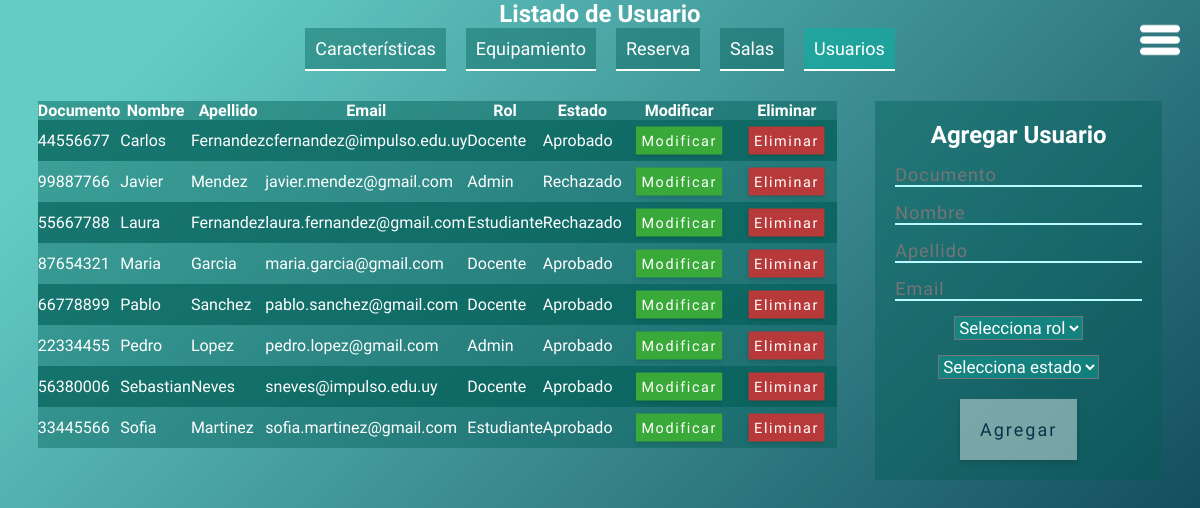
/vista/listadoUsuario.php, run on the app's committed database.
### tables this page shows
CREATE TABLE `usuario` (
  `documento` int NOT NULL,
  `email` varchar(50) NOT NULL,
  `contrasena` varchar(50) NOT NULL,
  `nombre` varchar(20) NOT NULL,
  `apellido` varchar(20) NOT NULL,
  `rol` varchar(20) NOT NULL,
  `estado` varchar(20) NOT NULL DEFAULT 'Pendiente',
  PRIMARY KEY (`documento`)
);

### controlador/UsuarioController.php (called while the page is built, shortened)
<?php
require_once('../modelo/UsuarioModel.php');
class UsuarioController {
    private $usuarioModel;
    public function __construct($conexion) {
        $this->usuarioModel = new UsuarioModel($conexion);
    }
    public function listarTodosUsuarios() {
        try {
            $resultado = $this->usuarioModel->obtenerUsuarios();
            $usuariosArray = [];
            while ($usuario = $resultado->fetch_assoc()) {
                $usuariosArray[] = $usuario;
            }
            return ['status' => 'success', 'data' => $usuariosArray];
        } catch (Exception $e) {
            return ['status' => 'error', 'message' => $e->getMessage()];
        }
    }
}
?>

### modelo/UsuarioModel.php (called while the page is built, shortened)
<?php
class UsuarioModel {
    private $conexion;
    public function __construct($conexion) {
        $this->conexion = $conexion;
    }
    public function obtenerUsuarios($estado = null, $filtro = 'asc', $busqueda = null) {
        $consulta = "SELECT * FROM usuario";
        $params = [];
        $consulta .= " ORDER BY nombre " . $filtro;
        $stmt = $this->conexion->prepare($consulta);
        $stmt->execute();
        $resultado = $stmt->get_result();
        return $resultado;
    }
}
?>

### vista/listadoUsuario.php (the view, shortened to what this page needs)
<!DOCTYPE html>
<html lang="en">
<head>
    <link rel="stylesheet" href="css/index.css">
    <link rel="stylesheet" href="css/menu.css">
    <link rel="stylesheet" href="css/tablas.css">
    <link rel="stylesheet" href="https://code.jquery.com/ui/1.12.1/themes/base/jquery-ui.css">
</head>
<body >
    <nav>
        <div class="menu-btn">
            <img src="img/menu.png" class="menu-icon">
        </div>
    </nav>
    <section>
    <div class="encabezado">
<h1>Listado de Usuario</h1>
<div class="redirigir">
    <a href="listadoCaracteristicas.php">Características</a>
    <a href="listadoEquipamiento.php" >Equipamiento</a>
    <a href="listadoReserva.php" >Reserva</a>
    <a href="listadoSala.php">Salas</a>
    <a href="#" class="elegido">Usuarios</a>
</div>
</div>
<div class="contenedorCRUD">
<?php
require_once('../controlador/bd.php');
require_once('../controlador/UsuarioController.php');
$usuarioController = new UsuarioController($conexion);
$resultado = $usuarioController->listarTodosUsuarios();
if ($resultado && is_array($resultado) && isset($resultado['status']) && $resultado['status'] == 'success') {
    $usuarios = isset($resultado['data']) ? $resultado['data'] : [];
} else {
    $usuarios = [];
    $status = 'error';
    $message = $resultado ? (isset($resultado['message']) ? $resultado['message'] : 'Error al obtener los usuarios.') : 'Error al obtener los usuarios.';
}
echo "<table width='500'><tr><th>Documento</th><th>Nombre</th><th>Apellido</th><th>Email</th><th>Rol</th><th>Estado</th><th class='ocultar'>Modificar</th><th class='ocultar'>Eliminar</th></tr>";
$numero =  "uno";
foreach ($usuarios as $usuario) {
    $documento = isset($usuario['documento']) ? $usuario['documento'] : '';
    $nombre = isset($usuario['nombre']) ? $usuario['nombre'] : '';
    $apellido = isset($usuario['apellido']) ? $usuario['apellido'] : '';
    $email = isset($usuario['email']) ? $usuario['email'] : '';
    $rol = isset($usuario['rol']) ? $usuario['rol'] : '';
    $estado = isset($usuario['estado']) ? $usuario['estado'] : '';
    echo "<tr class='$numero'><td>$documento</td><td>$nombre</td><td>$apellido</td><td>$email</td><td>$rol</td><td>$estado</td>
    <td>
    <form method='POST'>
    <input type='hidden' value='$documento' name='documento'>
    <input type='hidden' value='$nombre' name='nombre'>
    <input type='hidden' value='$apellido' name='apellido'>
    <input type='hidden' value='$email' name='email'>
    <input type='hidden' value='$rol' name='rol'>
    <input type='hidden' value='$estado' name='estado'>
    <input type='hidden' value='mostrarFormularioModificar' name='accion'>
    <input type='submit' value='Modificar'>
    </form>
    </td>
    <td>
    <form method='POST' onsubmit='return confirmarEliminacion(this);'>
    <input type='hidden' value='$documento' name='documento'>
    <input type='hidden' value='eliminarUsuario' name='accion'>
    <input type='submit' value='Eliminar'>
    </form>
    </td>
    </tr>";
    if($numero == "uno"){
        $numero = "dos";
    }else{
        $numero = "uno";
    }
}
echo "</table>";
?>
<?php
if (isset($_POST['accion']) && $_POST['accion'] == 'mostrarFormularioModificar') {
    $documento = $_POST['documento'];
    $nombre = $_POST['nombre'];
    $apellido = $_POST['apellido'];
    $email = $_POST['email'];
    $rol = $_POST['rol'];
    $estado = $_POST['estado'];
    echo "<form class='formulario' action='' method='POST'>
    <h2>Modificar Usuario</h2>
    <input type='text' name='documento' value='$documento' readonly>
    <input type='text' name='nombre' value='$nombre' required>
    <input type='text' name='apellido' value='$apellido' required>
    <input type='email' name='email' value='$email' required>
   <select name='rol' required>
        <option value='Estudiante' " . ($rol == 'Estudiante' ? 'selected' : '') . ">Estudiante</option>
        <option value='Docente' " . ($rol == 'Docente' ? 'selected' : '') . ">Docente</option>
        <option value='Admin' " . ($rol == 'Admin' ? 'selected' : '') . ">Admin</option>
    </select>
    <select name='estado' required>
        <option value='Aprobado' " . ($estado == 'Aprobado' ? 'selected' : '') . ">Aprobado</option>
        <option value='Pendiente' " . ($estado == 'Pendiente' ? 'selected' : '') . ">Pendiente</option>
        <option value='Rechazado' " . ($estado == 'Rechazado' ? 'selected' : '') . ">Rechazado</option>
    </select>
    <input type='hidden' value='modificarUsuario' name='accion'>
    <input type='submit' class='botonFormulario' value='Guardar'>
    </form>";
} else {
    ?>
    <form action="" class="formulario" method="POST">
        <h2>Agregar Usuario</h2>
        <input type="text" name="documento" placeholder="Documento" required>
        <input type="text" name="nombre" placeholder="Nombre" required>
        <input type="text" name="apellido" placeholder="Apellido" required>
        <input type="email" name="email" placeholder="Email" required>
        <select name="rol" required>
            <option value="" hidden>Selecciona rol</option>
        </select>
        <select name="estado" required>
            <option value="" hidden>Selecciona estado</option>
        </select>
        <input type="submit" class="botonFormulario" value="Agregar">
    </form>
    <?php
}
?>
</div>
    </section>
</body>
</html>

### vista/css/index.css (style rules this page uses)
* { margin: 0; padding: 0; font-family: 'Sawarabi Gothic', sans-serif; }
body { background: linear-gradient(135deg, rgba(100,204,197,1) 10%, rgba(4,54,74,1) 100%); background-attachment: fixed; font-family: 'Sawarabi Gothic', sans-serif; }
body, input, select, textarea { font-family: 'Sawarabi Gothic'; }
a { text-decoration: none; color: white; }
@media (max-width: 1300px) { body,html,section { height: 100%; } }

### vista/css/menu.css (style rules this page uses)
nav { display: flex; justify-content: space-between; align-items: center; top: 20px; position: relative; z-index: 4; }
.menu-btn { display: flex; cursor: pointer; justify-content: flex-end; align-items: center; position: absolute; right: 20px; top: -10px; }
.menu-icon { width: 40px; height: 40px; object-fit: contain; position: fixed; top:20px; right: 20px; z-index: 5; }

### vista/css/tablas.css (style rules this page uses)
th { background-color: rgba(0, 94, 86, 0.45); }
* { color: white; }
td { background-color: rgba(0, 94, 86, 0.4); }
table { border-spacing: 0; max-width: 70%; border-collapse: collapse; height: max-content; }
.uno { background-color: rgba(0, 94, 86, 0.602); }
body { height: 100%; width: 100%; }
input[type="text"], input[type="number"], input[type="password"], input[type="email"], input[type="date"], input[type="time"] { border: none; background-color: rgba(255, 255, 255, 0); letter-spacing: 1px; font-size: large; color:white; border-bottom: 2px solid rgb(184, 250, 255); transition: all 0.3s; }
select { background-color: rgba(18, 176, 163, 0.4); color: white; font-size: 17px; }
option { color: black; }
input { color-scheme: dark; cursor: pointer; }
.botonFormulario { border: none; font-size: large; box-shadow: 0px 4px 6px rgba(0, 0, 0, 0.1), 0px 1px 3px rgba(0, 0, 0, 0.08); padding: 20px; letter-spacing: 2px; color: #04364A; background-color: #ffffff6e; transition: box-shadow 0.2s ease; cursor: pointer; margin-top: 5px; }
input[type='submit'][value='Modificar'], input[type='submit'][value='Eliminar'] { border: none; font-size: large; box-shadow: 0px 4px 6px rgba(0, 0, 0, 0.1), 0px 1px 3px rgba(0, 0, 0, 0.08); padding: 7px; margin: 3px; letter-spacing: 2px; color: #ffffff; cursor: pointer; transition: box-shadow 0.2s ease; scale: 0.8; }
input[type='submit'][value='Modificar'] { background-color: #39a939; }
input[type='submit'][value='Eliminar'] { background-color: #b83939; }
.formulario { display: flex; height: auto; flex-direction: column; align-items: center; row-gap: 15px; width: auto; padding: 20px; background-color: rgba(0, 94, 86, 0.4); }
.contenedorCRUD { margin-top: 30px; display: flex; justify-content: space-evenly; width: 100%; }
h1 { color: white; text-align: center; }
.redirigir { display: flex; justify-content: center; column-gap: 20px; }
.redirigir a { color: white; text-decoration: none; font-size: large; background-color: rgba(0, 94, 86, 0.4); padding: 10px; transition: all 0.15s ; border-bottom: 2px solid #ffffff; }
.redirigir .elegido { background-color: rgba(12, 175, 162, 0.6); }

### data on the page
usuario: documento "44556677", nombre "Carlos", apellido "Fernandez", email "cfernandez@impulso.edu.uy", rol "Docente", estado "Aprobado"
usuario: documento "99887766", nombre "Javier", apellido "Mendez", email "javier.mendez@gmail.com", rol "Admin", estado "Rechazado"
usuario: documento "55667788", nombre "Laura", apellido "Fernandez", email "laura.fernandez@gmail.com", rol "Estudiante", estado "Rechazado"
usuario: documento "87654321", nombre "Maria", apellido "Garcia", email "maria.garcia@gmail.com", rol "Docente", estado "Aprobado"
usuario: documento "66778899", nombre "Pablo", apellido "Sanchez", email "pablo.sanchez@gmail.com", rol "Docente", estado "Aprobado"
usuario: documento "22334455", nombre "Pedro", apellido "Lopez", email "pedro.lopez@gmail.com", rol "Admin", estado "Aprobado"
usuario: documento "56380006", nombre "Sebastian", apellido "Neves", email "sneves@impulso.edu.uy", rol "Docente", estado "Aprobado"
usuario: documento "33445566", nombre "Sofia", apellido "Martinez", email "sofia.martinez@gmail.com", rol "Estudiante", estado "Aprobado"
